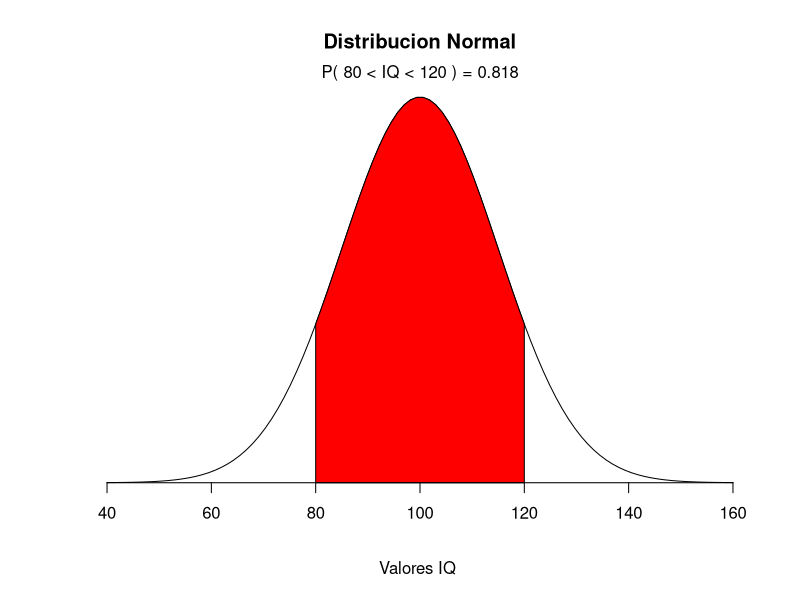

Recreate this plot in R.
# Children's IQ scores are normally distributed with a
# mean of 100 and a standard deviation of 15. What
# proportion of children are expected to have an IQ between
# 80 and 120?

mean=100; sd=15
lb=80; ub=120

x <- seq(-4,4,length=100)*sd + mean
hx <- dnorm(x,mean,sd)
hx
#Ponemos las labels
plot(x, hx, type="n", xlab="Valores IQ ", ylab="",
     main="Distribucion Normal", axes=FALSE)

i <- x >= lb & x <= ub
lines(x, hx)
polygon(c(lb,x[i],ub), c(0,hx[i],0), col="red")

area <- pnorm(ub, mean, sd) - pnorm(lb, mean, sd)
result <- paste("P(",lb,"< IQ <",ub,") =",
                signif(area, digits=3))
mtext(result,3)
axis(1, at=seq(40, 160, 20), pos=0) 